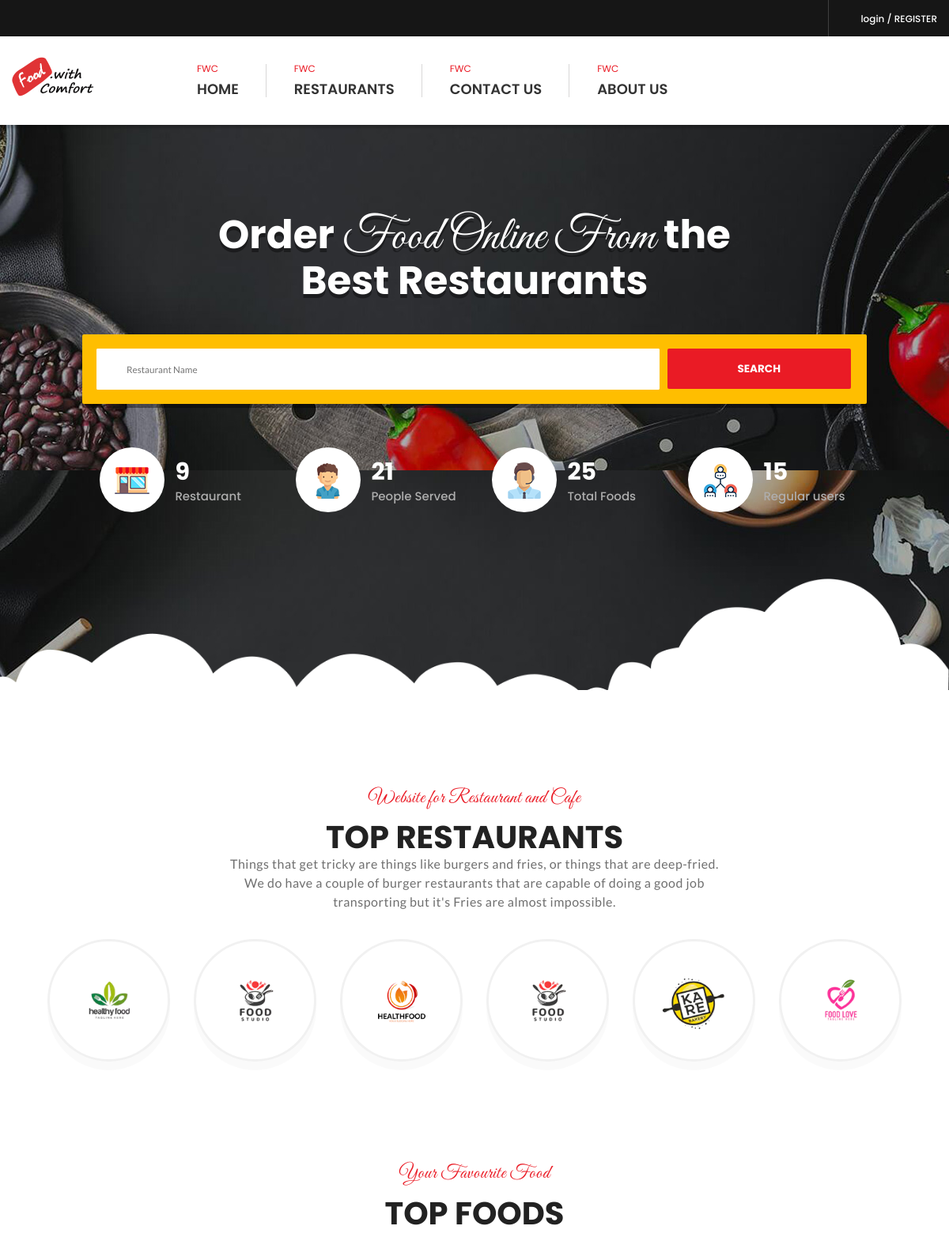
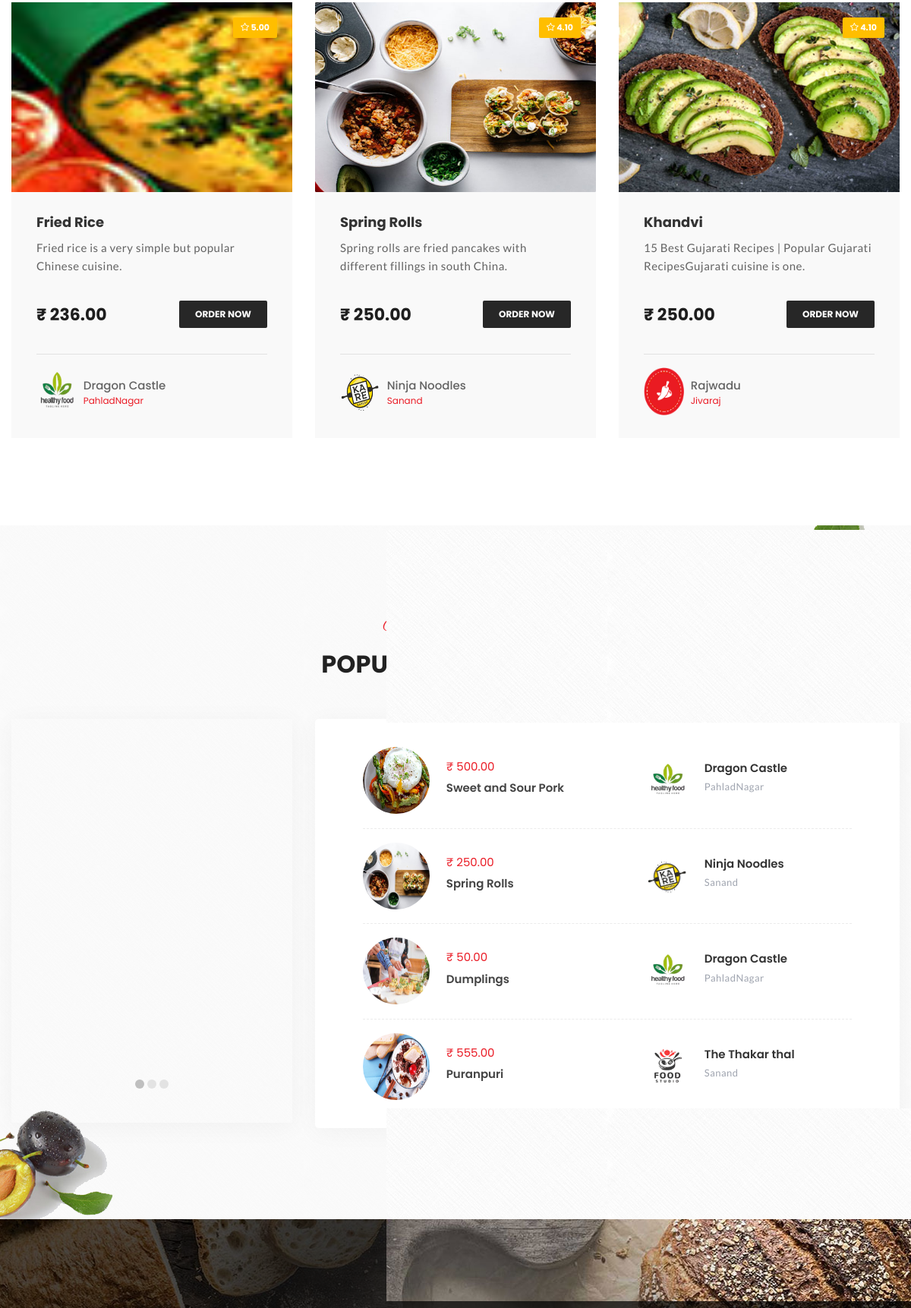
The app's page /root/ (upper part) with its own data (2 pictures, top to bottom).
### restaurant/models.py (models this page shows, shortened)
class Restaurant(models.Model):
    restaurant_name = models.CharField(max_length=50)
    email = models.EmailField(max_length=30)
    contact_no = models.CharField(max_length=10)
    address_fk = models.ForeignKey(Address,on_delete=models.CASCADE,related_name='rest_address')
    category_fk = models.ForeignKey(Category,on_delete=models.CASCADE,related_name='rest_category')
    opening_hours = models.CharField(max_length=15)
    takeaway = models.BooleanField()
    rating_fk = models.ForeignKey(Rating,on_delete=models.CASCADE,related_name='rest_rating')
    picture = models.ImageField(upload_to='images',blank=True,null=True)
    minimum_or = models.IntegerField(blank=True,null=True)
    description = models.CharField(max_length=100,blank=True,null=True)
    def __str__(self):
        return self.restaurant_name

class Product(models.Model):
    product_name =  models.CharField(max_length=30,db_index=True)
    price =  models.DecimalField(max_digits=8,decimal_places=2)
    category_fk = models.ForeignKey(Category,on_delete=models.CASCADE,related_name='product_category')
    description  = models.CharField(max_length=83)
    product_img = models.ImageField(upload_to='images',blank=True,null=True)
    restaurant_fk = models.ForeignKey(Restaurant,on_delete=models.CASCADE,related_name='rest_product')
    discount = models.IntegerField()
    available = models.BooleanField(default=True,null=True,blank=True)

class Rating(models.Model):
    score = models.DecimalField(max_digits=7,decimal_places=2)
    feedback = models.CharField(max_length=200)
    def __str__(self):
        return f'{self.score}'

class Address(models.Model):
    branch = models.CharField(max_length=30)
    street_address = models.CharField(max_length=70)
    city = models.CharField(max_length=35)
    pincode = models.IntegerField()
    state = models.CharField(max_length=50)
    def __str__(self):
        return self.branch

### root/views.py (the view)
# urls.py: path('',views.index,name='index'),
def index(request):
    products = list(Product.objects.all())
    top_dicount_products = Product.objects.order_by('-discount')[:3]#goes to choose and enjoy page for top 3 discount
    product_popular = random.sample(products,3)
    product_4 = Product.objects.all()[:4]           # only 4 products in index page have to make it more realibable
    sing_restaurant = Restaurant.objects.get(id=5)  #for last of the page to display one restaurant
    sing_rest_pro = Product.objects.filter(restaurant_fk=sing_restaurant)[:3]
    context={
        'top_dicount_pro':top_dicount_products,
        'product_popular':product_popular,
        'product_4':product_4,
        'sing_restaurant':sing_restaurant,
        'sing_rest_pro':sing_rest_pro
    }
    return render(request,'root/index.html',context)

### templates/root/index.html (shortened to what this page needs)
{% extends 'root/layout.html' %}
{% block section_bestResturants %}
{% include 'root/section_bestResturants.html' %}
{% endblock section_bestResturants %}
{% block  top_resturats %}
{% include 'root/section_top_resturants.html' %}
{% endblock top_resturats %}
{% block  choose_enjoy %}
{% include 'root/section_choose_enjoy.html' %}
{% endblock choose_enjoy %}
{% block  popular_this_month %}
{% include 'root/section_popular_this_month.html' %}
{% endblock popular_this_month %}
{% block steps %}
{% include 'root/section_step.html' %}
{% endblock steps %}

### templates/root/section_top_resturants.html
{% load static %}
<section>
    <div class="block remove-bottom">
        <div class="container">
            <div class="row">
                <div class="col-md-12 col-sm-12 col-lg-12">
                    <div class="title1-wrapper text-center">
                        <div class="title1-inner">
                            <span>Website for Restaurant and Cafe</span>
                            <h2 itemprop="headline">Top Restaurants</h2>
                            <p itemprop="description">Things that get tricky are things like burgers and fries, or things that are deep-fried. We do have a couple of burger restaurants that are capable of doing a good job transporting but it's  Fries are almost impossible.</p>
                        </div>
                    </div>
                    <div class="top-restaurants-wrapper">
                        <ul class="restaurants-wrapper style2">
                            {% for rest in rest_context %}
                            <li class="wow bounceIn" data-wow-delay="0.2s" style="visibility: visible; animation-delay: 0.2s; animation-name: bounceIn;"><div class="top-restaurant"><a class="brd-rd50" href="{% url 'restaurant:restaurant_details' rest.id %}" title="Restaurant 1" itemprop="url"><img src=" {{ rest.picture.url }} " alt="top-restaurant1.png" itemprop="image"></a></div></li>
                            {% endfor %}
                        </ul>
                    </div>
                </div>
            </div>
        </div>
    </div>
</section>

### templates/root/section_choose_enjoy.html (shortened to what this page needs)
{% load static %}
<section>
    <div class="block">
        <div class="container">
            <div class="row">
                <div class="col-md-12 col-sm-12 col-lg-12">
                    <div class="title1-wrapper text-center">
                        <div class="title1-inner">
                            <span>Your Favourite Food</span>
                            <h2 itemprop="headline">Top Foods</h2>
                        </div>
                    </div>
                    <div class="row remove-ext5">
                        {% for top_dis in top_dicount_pro %}
                        <div class="col-md-4 col-sm-6 col-lg-4" >
                            <div class="popular-dish-box wow fadeIn" data-wow-delay="0.2s"
                                style="visibility: visible; animation-delay: 0.2s; animation-name: fadeIn;">
                                <div class="popular-dish-thumb">
                                    <img
                                            style="height: 250px;width: 370px;"
                                            src="{{top_dis.product_img.url}}" alt="popular-dish-img1.jpg"
                                            itemprop="image">
                                    <span class="post-rate yellow-bg brd-rd2"><i class="fa fa-star-o"></i> {{top_dis.restaurant_fk.rating_fk }}</span>
                                </div>
                                <div class="popular-dish-info">
                                    <h4 itemprop="headline"><a href="{% url 'restaurant:food_details' top_dis.id %}" title="" itemprop="url">
                                            {{top_dis.product_name}}</a>
                                    </h4>
                                    <p itemprop="description">{{top_dis.description}}</p>
                                    <span class="price">&#8377 {{ top_dis.price }}</span>
                                    <a class="brd-rd2" href="{% url 'restaurant:food_details' top_dis.id %}" title="Order Now"
                                        itemprop="url">Order Now</a>
                                    <div class="restaurant-info">
                                        <img style="width: 58px;height: 63px;padding-right: 5px;" src="{{top_dis.restaurant_fk.picture.url}}"
                                            alt="restaurant-logo1.png" itemprop="image">
                                        <div class="restaurant-info-inner">
                                            <h6 itemprop="headline"><a href="{% url 'restaurant:restaurant_details' top_dis.restaurant_fk.id %}" title=""
                                                    itemprop="url">{{top_dis.restaurant_fk}}</a></h6>
                                            <span class="red-clr">{{ top_dis.restaurant_fk.address_fk }}</span>
                                        </div>
                                    </div>
                                </div>
                            </div>
                        </div>
                        {% endfor %}
                    </div>
                </div>
            </div>
        </div>
    </div>
</section>

### templates/root/section_popular_this_month.html (shortened to what this page needs)
{% load static %}
<section>
    <div class="block grayish low-opacity">
        <div class="top-mockup"><img src="{% static 'images/resource/mockup2.png' %}" alt=""></div>
        <div class="container">
            <div class="row">
                <div class="col-md-12 col-sm-12 col-lg-12 col-xs-12">
                    <div class="filters-wrapper">
                        <div class="title1-wrapper text-center">
                            <div class="title1-inner">
                                <span>Your Favourite Food</span>
                                <h2 itemprop="headline">Popular This Month</h2>
                                <b>In Your City</b>
                            </div>
                        </div>
                    </div>
                </div>
                <div class="col-md-4 col-xs-12">
                    <div class="dishes-caro">
                        {% for pro_pop in product_popular %}
                            <div class="dish-item" >
                                <figure style="height: 283;width: 370px;"><img style="height: 260px;width: 370px;" src="{{  pro_pop.product_img.url }}" alt=""></figure>
                                <a href="{% url 'restaurant:restaurant_details' pro_pop.restaurant_fk.id %}">
                                <div class="item-meta">
                                    <img src="{{ pro_pop.restaurant_fk.picture.url }}" alt="">
                                    <div>
                                        <br>
                                        <span>{{ pro_pop.restaurant_fk }}</span>
                                        <p> {{ pro_pop.restaurant_fk.address_fk }}</p>
                                    </div>
                                </div>
                            </a>
                            <a href="{% url 'restaurant:food_details' pro_pop.id %}">
                                <div class="caro-dish-name">
                                    <h4>{{pro_pop.product_name}}</h4>
                                    <span>&#8377 {{pro_pop.price}}</span>
                                </div>
                            </a>
                            </div>
                        {% endfor %}
                    </div>
                </div>
                <div class="col-md-8 col-xs-12">
                    <div class="popular-of-month">
                        {% for pro_4 in product_4 %}
                        <div class="pop-dish wow fadeIn" data-wow-delay="0.1s">
                            <div class="poplr-dish">
                                <img style="height: 88px;width: 88px;" src="{{pro_4.product_img.url}}" alt="">
                                <div class="dish-meta">
                                    <span>	&#8377 {{pro_4.price}}</span>
                                    <h4><a href="{% url 'restaurant:food_details' pro_4.id %}" title="">{{ pro_4.product_name }}</a></h4>
                                </div>
                            </div>
                            <div class="item-meta">
                                <img alt=""   src="{{pro_4.restaurant_fk.picture.url}}">
                                <div>
                                    <span>{{ pro_4.restaurant_fk }}</span>
                                    <p>{{ pro_4.restaurant_fk.address_fk }} </p>
                                </div>
                            </div>
                        </div>
                        {% endfor %}
                    </div>
                </div>
            </div>
        </div>
        <div class="bottom-mockup"><img src="assets/images/resource/mockup1.png" alt=""></div>
    </div>
</section>

### records on screen
Restaurant: picture (picture)
Restaurant: picture (picture)
Restaurant: picture (picture)
Restaurant: picture (picture)
Restaurant: picture (picture)
Restaurant: picture (picture)
Product: product_img (picture), restaurant_fk.rating_fk "5.00", product_name "Fried Rice", description "Fried rice is a very simple but popular Chinese cuisine.", price "236.00", restaurant_fk.picture (picture), restaurant_fk "Dragon Castle", restaurant_fk.address_fk "PahladNagar"
Product: product_img (picture), restaurant_fk.rating_fk "4.10", product_name "Spring Rolls", description "Spring rolls are fried pancakes with different fillings in south China.", price "250.00", restaurant_fk.picture (picture), restaurant_fk "Ninja Noodles", restaurant_fk.address_fk "Sanand"
Product: product_img (picture), restaurant_fk.rating_fk "4.10", product_name "Khandvi", description "15 Best Gujarati Recipes | Popular Gujarati RecipesGujarati cuisine is one.", price "250.00", restaurant_fk.picture (picture), restaurant_fk "Rajwadu", restaurant_fk.address_fk "Jivaraj"
Product: product_img (picture), price "500.00", product_name "Sweet and Sour Pork", restaurant_fk.picture (picture), restaurant_fk "Dragon Castle", restaurant_fk.address_fk "PahladNagar"
Product: product_img (picture), price "50.00", product_name "Dumplings", restaurant_fk.picture (picture), restaurant_fk "Dragon Castle", restaurant_fk.address_fk "PahladNagar"
Product: product_img (picture), price "555.00", product_name "Puranpuri", restaurant_fk.picture (picture), restaurant_fk "The Thakar thal", restaurant_fk.address_fk "Sanand"

### other values on screen
{{ cnt }} "9"
{{ served }} "21"
{{ food_cnt }} "25"
{{ users_cnt }} "15"
